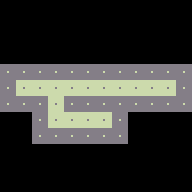

Tiled map render using the project's own tile images. Description and the whole map definition, tile-layer contents included, below:
An orthogonal 12x12 tile map with 16x16 px tiles, 2 tile layers (Ground, Walls), 2 tilesets and 4 objects.

<map version="1.2" tiledversion="1.2.4" orientation="orthogonal" renderorder="right-down" width="12" height="12" tilewidth="16" tileheight="16" infinite="0" nextlayerid="4" nextobjectid="10">
 <tileset firstgid="1" source="level-tiles.tsx" />
 <tileset firstgid="65" source="player.tsx" />
 <layer id="1" name="Ground" width="12" height="12">
  <data encoding="csv">
0,0,0,0,0,0,0,0,0,0,0,0,
0,0,0,0,0,0,0,0,0,0,0,0,
0,0,0,0,0,0,0,0,0,0,0,0,
0,0,0,0,0,0,0,0,0,0,0,0,
0,0,0,0,0,0,0,0,0,0,0,0,
0,2,2,2,2,2,2,2,2,2,2,0,
0,0,0,2,0,0,0,0,0,0,0,0,
0,0,0,2,2,2,2,0,0,0,0,0,
0,0,0,0,0,0,0,0,0,0,0,0,
0,0,0,0,0,0,0,0,0,0,0,0,
0,0,0,0,0,0,0,0,0,0,0,0,
0,0,0,0,0,0,0,0,0,0,0,0
</data>
 </layer>
 <layer id="2" name="Walls" width="12" height="12">
  <data encoding="csv">
0,0,0,0,0,0,0,0,0,0,0,0,
0,0,0,0,0,0,0,0,0,0,0,0,
0,0,0,0,0,0,0,0,0,0,0,0,
0,0,0,0,0,0,0,0,0,0,0,0,
1,1,1,1,1,1,1,1,1,1,1,1,
1,0,0,0,0,0,0,0,0,0,0,1,
1,1,1,0,1,1,1,1,1,1,1,1,
0,0,1,0,0,0,0,1,0,0,0,0,
0,0,1,1,1,1,1,1,0,0,0,0,
0,0,0,0,0,0,0,0,0,0,0,0,
0,0,0,0,0,0,0,0,0,0,0,0,
0,0,0,0,0,0,0,0,0,0,0,0
</data>
 </layer>
 <objectgroup id="3" name="Objects">
  <object id="6" gid="41" x="160" y="96" width="16" height="16">
   <properties>
    <property name="next_level" value="level3" />
   </properties>
  </object>
  <object id="7" gid="33" x="96" y="128" width="16" height="16" />
  <object id="8" gid="34" x="64" y="96" width="16" height="16" />
  <object id="9" gid="65" x="16" y="96" width="12" height="12" />
 </objectgroup>
</map>
